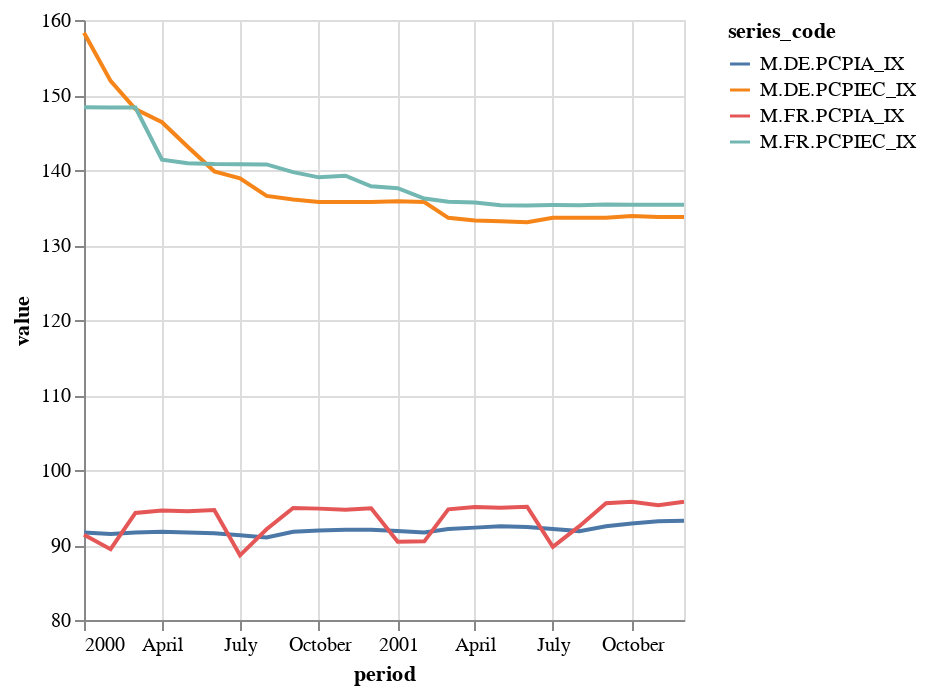

This figure's notebook cell:
### Code cell
chart = Chart(code_mask_df).mark_line().encode(
    x='period',
    y=Y('value', scale=Scale(zero=False)),
    color='series_code',
)
chart
